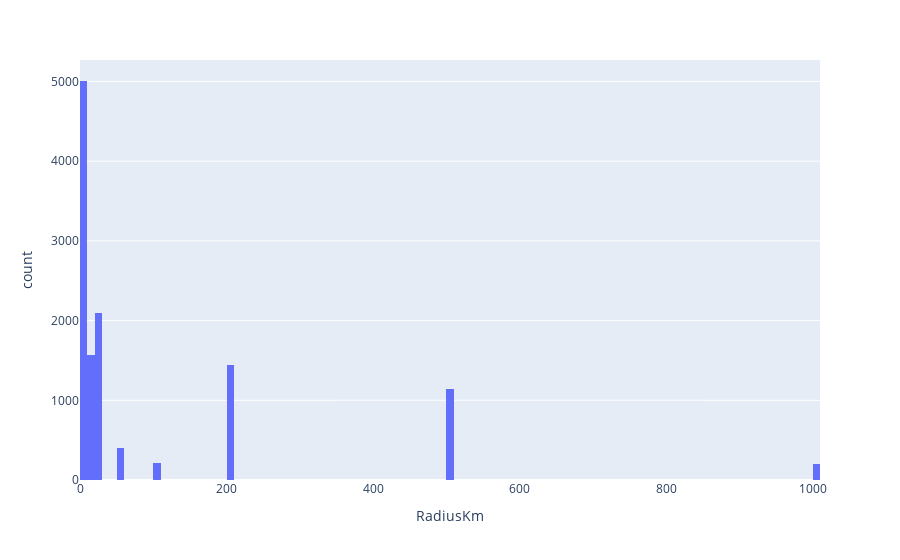

This figure's notebook cell:
### Code cell
px.histogram(july20_df, x=low_card[0])

### Figure 1 — Plotly figure (JSON) as saved in the notebook; plotly's stock layout.template omitted (floating-point values rounded to 4 significant figures; data arrays with more than 128 entries replaced by an {"elided": "..."} marker saying what was removed)
{"data": [{"alignmentgroup": "True", "bingroup": "x", "hovertemplate": "RadiusKm=%{x}<br>count=%{y}<extra></extra>", "legendgroup": "", "marker": {"color": "#636efa"}, "name": "", "offsetgroup": "", "orientation": "v", "showlegend": false, "type": "histogram", "x": {"elided": "12074 int values"}, "xaxis": "x", "yaxis": "y"}], "layout": {"barmode": "relative", "legend": {"tracegroupgap": 0}, "margin": {"t": 60}, "xaxis": {"anchor": "y", "domain": [0, 1], "title": {"text": "RadiusKm"}}, "yaxis": {"anchor": "x", "domain": [0, 1], "title": {"text": "count"}}}}
